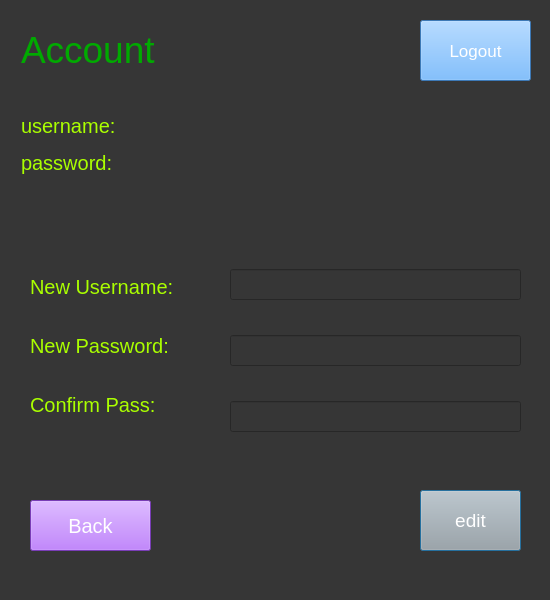
<?xml version="1.0" encoding="UTF-8"?>
<ui version="4.0">
 <class>Dialog</class>
 <widget class="QDialog" name="Dialog">
  <property name="geometry">
   <rect>
    <x>0</x>
    <y>0</y>
    <width>550</width>
    <height>600</height>
   </rect>
  </property>
  <property name="windowTitle">
   <string>mainwindow</string>
  </property>
  <property name="autoFillBackground">
   <bool>false</bool>
  </property>
  <property name="styleSheet">
   <string notr="true">background-color: rgb(170, 170, 255);
background-color: rgb(54, 54, 54);</string>
  </property>
  <property name="sizeGripEnabled">
   <bool>true</bool>
  </property>
  <widget class="QLabel" name="label">
   <property name="geometry">
    <rect>
     <x>21</x>
     <y>21</y>
     <width>166</width>
     <height>57</height>
    </rect>
   </property>
   <property name="styleSheet">
    <string notr="true">color:rgb(0, 170, 0); font-size:28pt</string>
   </property>
   <property name="text">
    <string>Account</string>
   </property>
  </widget>
  <widget class="QPushButton" name="updatebutton">
   <property name="geometry">
    <rect>
     <x>420</x>
     <y>490</y>
     <width>101</width>
     <height>61</height>
    </rect>
   </property>
   <property name="styleSheet">
    <string notr="true">background-color: rgb(167, 168, 167);font-size:14pt; color:rgb(255, 255, 255)</string>
   </property>
   <property name="text">
    <string>edit</string>
   </property>
  </widget>
  <widget class="QPushButton" name="backtomainpagebutton">
   <property name="geometry">
    <rect>
     <x>30</x>
     <y>500</y>
     <width>121</width>
     <height>51</height>
    </rect>
   </property>
   <property name="styleSheet">
    <string notr="true">background-color:rgb(170, 85, 255);
color:rgb(255, 255, 255);
font-size:15pt;</string>
   </property>
   <property name="text">
    <string>Back</string>
   </property>
  </widget>
  <widget class="QWidget" name="layoutWidget">
   <property name="geometry">
    <rect>
     <x>30</x>
     <y>260</y>
     <width>178</width>
     <height>171</height>
    </rect>
   </property>
   <layout class="QVBoxLayout" name="verticalLayout_2">
    <item>
     <widget class="QLabel" name="label_2">
      <property name="styleSheet">
       <string notr="true">font-size:15pt; color:rgb(170, 255, 0)</string>
      </property>
      <property name="text">
       <string>New Username:</string>
      </property>
     </widget>
    </item>
    <item>
     <widget class="QLabel" name="label_3">
      <property name="styleSheet">
       <string notr="true">font-size:15pt; color:rgb(170, 255, 0)</string>
      </property>
      <property name="text">
       <string>New Password:</string>
      </property>
     </widget>
    </item>
    <item>
     <widget class="QLabel" name="label_4">
      <property name="styleSheet">
       <string notr="true">font-size:15pt; color:rgb(170, 255, 0)</string>
      </property>
      <property name="text">
       <string>Confirm Pass:</string>
      </property>
     </widget>
    </item>
   </layout>
  </widget>
  <widget class="QWidget" name="layoutWidget">
   <property name="geometry">
    <rect>
     <x>230</x>
     <y>240</y>
     <width>291</width>
     <height>221</height>
    </rect>
   </property>
   <layout class="QVBoxLayout" name="verticalLayout_3">
    <item>
     <widget class="QLineEdit" name="newusername">
      <property name="styleSheet">
       <string notr="true">font-size:14pt;color:rgb(209, 209, 209)</string>
      </property>
      <property name="text">
       <string/>
      </property>
     </widget>
    </item>
    <item>
     <widget class="QLineEdit" name="newpassword">
      <property name="styleSheet">
       <string notr="true">font-size:14pt;color:rgb(209, 209, 209)</string>
      </property>
      <property name="text">
       <string/>
      </property>
     </widget>
    </item>
    <item>
     <widget class="QLineEdit" name="newconfirmpass">
      <property name="styleSheet">
       <string notr="true">font-size:14pt;color:rgb(209, 209, 209)</string>
      </property>
      <property name="text">
       <string/>
      </property>
     </widget>
    </item>
   </layout>
  </widget>
  <widget class="QLabel" name="usernamelabel">
   <property name="geometry">
    <rect>
     <x>21</x>
     <y>111</y>
     <width>235</width>
     <height>30</height>
    </rect>
   </property>
   <property name="styleSheet">
    <string notr="true">color:rgb(170, 255, 0);
font-size:15pt;</string>
   </property>
   <property name="text">
    <string>username:</string>
   </property>
  </widget>
  <widget class="QLabel" name="passwordlabel">
   <property name="geometry">
    <rect>
     <x>21</x>
     <y>148</y>
     <width>227</width>
     <height>30</height>
    </rect>
   </property>
   <property name="styleSheet">
    <string notr="true">color:rgb(170, 255, 0);
font-size:15pt;</string>
   </property>
   <property name="text">
    <string>password:</string>
   </property>
  </widget>
  <widget class="QPushButton" name="logoutbutton">
   <property name="geometry">
    <rect>
     <x>420</x>
     <y>20</y>
     <width>111</width>
     <height>61</height>
    </rect>
   </property>
   <property name="styleSheet">
    <string notr="true">color:rgb(255, 255, 255);
font-size:13pt;
background-color:rgb(85, 170, 255);</string>
   </property>
   <property name="text">
    <string>Logout</string>
   </property>
  </widget>
 </widget>
 <resources/>
 <connections/>
</ui>
